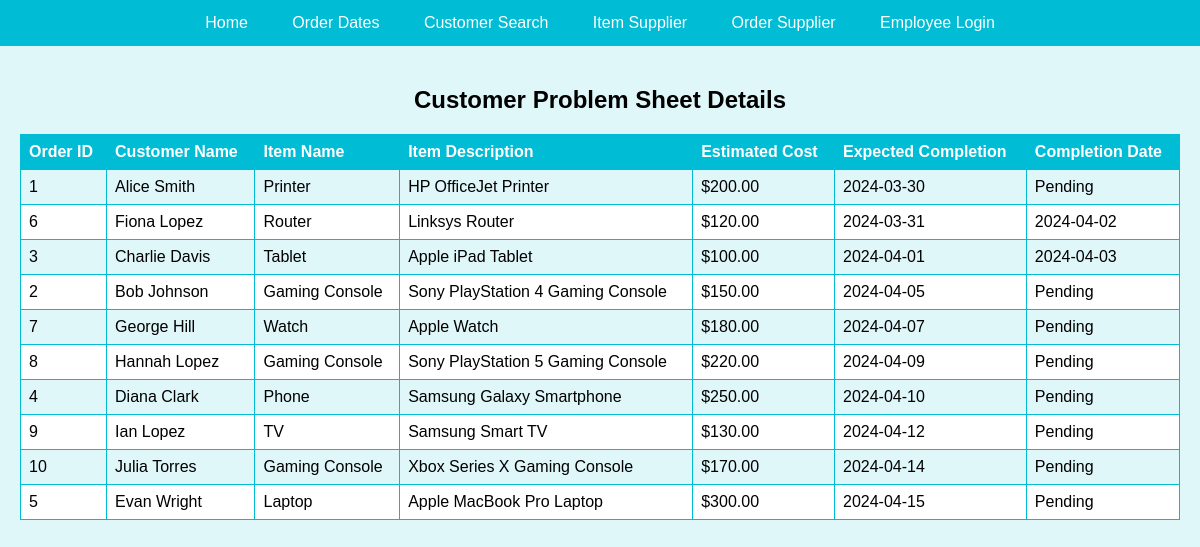
Page /Unused-PHp/order-summary.php on the committed database.
### tables this page shows
CREATE TABLE prob_sheet
(
id INT AUTO_INCREMENT NOT NULL,
estimate DECIMAL(10, 2),
expected_completion DATE,
completion_date DATE,
cust_id INT,
item_id INT,
PRIMARY KEY (id),
FOREIGN KEY (cust_id) REFERENCES customers(id),
FOREIGN KEY (item_id) REFERENCES item(id)
);

CREATE TABLE customers
(
id INT AUTO_INCREMENT NOT NULL,
fname VARCHAR(25),
lname VARCHAR(25), 
PRIMARY KEY (id)
);

CREATE TABLE item
(
id INT AUTO_INCREMENT NOT NULL,
name VARCHAR(30),
problem VARCHAR(225),
description VARCHAR(225),
PRIMARY KEY (id)
);

### Unused-PHp/order-summary.php (the view, shortened to what this page needs)
<?php
$servername = "db.luddy.indiana.edu";
$username = "i308s24_nbakken";
$password = "my+sql=i308s24_nbakken";
$dbname = "i308s24_nbakken";
$con = new mysqli($servername, $username, $password, $dbname);
$sql = "SELECT ps.id AS order_id, ps.estimate, ps.expected_completion, ps.completion_date, c.fname AS customer_fname,
        c.lname AS customer_lname, i.name AS item_name, i.description AS item_description
        FROM prob_sheet AS ps
        JOIN customers AS c ON ps.cust_id = c.id
        JOIN item AS i ON ps.item_id = i.id
        ORDER BY ps.expected_completion";
$result = $con->query($sql);
?>
<!doctype html>
<html lang="en">
<head>
    <link rel="stylesheet" href="style.css">
    <link rel="stylesheet" href="table-styles.css">
</head>
<body>
<div class="search-container">
    <h2>Customer Problem Sheet Details</h2>
    <?php
    if ($result && $result->num_rows > 0) {
        echo "<table>";
        echo "<tr><th>Order ID</th><th>Customer Name</th><th>Item Name</th><th>Item Description</th><th>Estimated Cost</th><th>Expected Completion</th><th>Completion Date</th></tr>";
        while($row = $result->fetch_assoc()) {
            $completion_date = $row['completion_date'] ? $row['completion_date'] : "Pending";
            echo "<tr>";
            echo "<td>" . htmlspecialchars($row['order_id']) . "</td>";
            echo "<td>" . htmlspecialchars($row['customer_fname']) . " " . htmlspecialchars($row['customer_lname']) . "</td>";
            echo "<td>" . htmlspecialchars($row['item_name']) . "</td>";
            echo "<td>" . htmlspecialchars($row['item_description']) . "</td>";
            echo "<td>$" . htmlspecialchars($row['estimate']) . "</td>";
            echo "<td>" . htmlspecialchars($row['expected_completion']) . "</td>";
            echo "<td>" . $completion_date . "</td>";
            echo "</tr>";
        }
        echo "</table>";
    } else {
        echo "<p>No problem sheet records found.</p>";
    }
    ?>
</div>
</body>
</html>

### style.css (style rules this page uses)
body { font-family: Arial, sans-serif; background-color: #e0f7fa; margin: 0; padding: 0; box-sizing: border-box; }
.navbar { overflow: hidden; background-color: #00bcd4; text-align: center; }
.navbar a { display: inline-block; color: white; text-align: center; padding: 14px 20px; text-decoration: none; }
.search-container { padding: 20px; text-align: center; }

### table-styles.css (style rules this page uses)
table { width: 100%; border-collapse: collapse; margin-top: 20px; background-color: white; }
th, td { border: 1px solid #00bcd4; padding: 8px; text-align: left; }
th { background-color: #00bcd4; color: white; }
tr:nth-child(even) { background-color: #e0f7fa; }

### rows in the picture
prob_sheet: id "1", cust.fname "Alice", cust.lname "Smith", item.name "Printer", item.description "HP OfficeJet Printer", estimate "200.00", expected_completion "2024-03-30", completion_date "Pending"
prob_sheet: id "6", cust.fname "Fiona", cust.lname "Lopez", item.name "Router", item.description "Linksys Router", estimate "120.00", expected_completion "2024-03-31", completion_date "2024-04-02"
prob_sheet: id "3", cust.fname "Charlie", cust.lname "Davis", item.name "Tablet", item.description "Apple iPad Tablet", estimate "100.00", expected_completion "2024-04-01", completion_date "2024-04-03"
prob_sheet: id "2", cust.fname "Bob", cust.lname "Johnson", item.name "Gaming Console", item.description "Sony PlayStation 4 Gaming Console", estimate "150.00", expected_completion "2024-04-05", completion_date "Pending"
prob_sheet: id "7", cust.fname "George", cust.lname "Hill", item.name "Watch", item.description "Apple Watch", estimate "180.00", expected_completion "2024-04-07", completion_date "Pending"
prob_sheet: id "8", cust.fname "Hannah", cust.lname "Lopez", item.name "Gaming Console", item.description "Sony PlayStation 5 Gaming Console", estimate "220.00", expected_completion "2024-04-09", completion_date "Pending"
prob_sheet: id "4", cust.fname "Diana", cust.lname "Clark", item.name "Phone", item.description "Samsung Galaxy Smartphone", estimate "250.00", expected_completion "2024-04-10", completion_date "Pending"
prob_sheet: id "9", cust.fname "Ian", cust.lname "Lopez", item.name "TV", item.description "Samsung Smart TV", estimate "130.00", expected_completion "2024-04-12", completion_date "Pending"
prob_sheet: id "10", cust.fname "Julia", cust.lname "Torres", item.name "Gaming Console", item.description "Xbox Series X Gaming Console", estimate "170.00", expected_completion "2024-04-14", completion_date "Pending"
prob_sheet: id "5", cust.fname "Evan", cust.lname "Wright", item.name "Laptop", item.description "Apple MacBook Pro Laptop", estimate "300.00", expected_completion "2024-04-15", completion_date "Pending"
